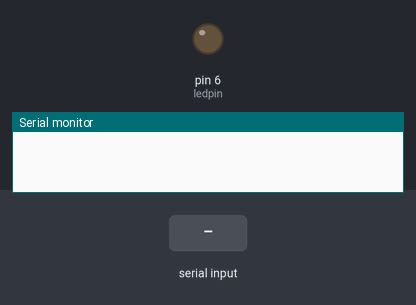
This sketch was run on a simulated Arduino Uno, built with avr-gcc and run on an emulated ATmega328P. Shown: output pins drawn as LEDs (lit = HIGH), the last lines printed to the serial monitor. Inputs (shaded band) come from the test bench.

Above: at 1.2 s.
1.3 s: "a" received over Serial
At 2.0 s:
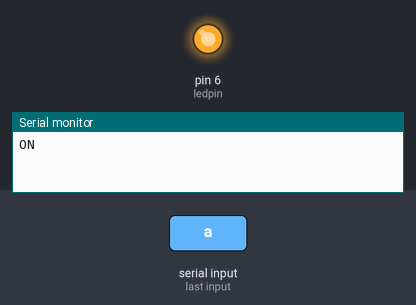
2.9 s: "b" received over Serial
At 4.4 s:
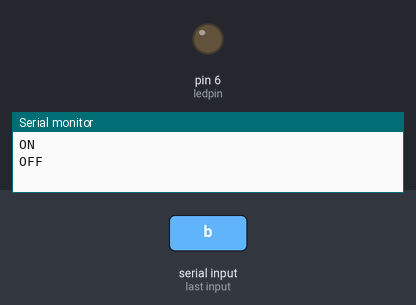
Timing chart, 0 to 5.9 s (numbered marks = the images above; inputs shaded):
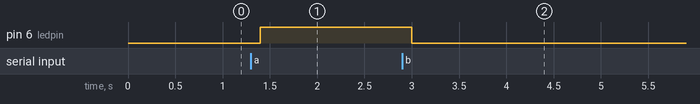

The sketch:

bluetoothGeekFactory.ino
```cpp
/************************* http://geekfactory.mx *******************************
 *
 * Sketch de prueba para modulos de bluetooth HC-05 y HC-06. Este programa puede
 * controlar el led de la tarjeta arduino a través de la conexión bluetooth. El
 * programa puede ampliarse para controlar una mayor cantiad de salidas.
 *
 * ESTE SKETCH USA EL PUERTO SERIE (UART), MISMO QUE ES UTILIZADO PARA
 * LA COMUNICACIÓN USB. EL USO DE BLUETOOTH O USB ES MUTUAMENTE EXCLUSIVO
 * (NO SE PUEDEN USAR AMBOS AL MISMO TIEMPO).
 *
 * PARA USAR LA CONEXIÓN USB Y BLUETOOTH AL MISMO TIEMPO ES NECESARIO EMULAR UNA
 * UART POR SOFTWARE.
 *
 * El funcionamiento es sencillo:
 *
 * Enviar un caracter 'A' para encender el led
 * Enviar un caracter 'a' para apagar el led
 *
 */

char rxChar;    // Variable para recibir datos del puerto serie
int ledpin = 6;  // Pin donde se encuentra conectado el led (pin 13)

// Configurar el arduino
void setup()
{
  // Pin 6 como salida
  pinMode(ledpin, OUTPUT);
  // Comunicación serie a 9600 baudios
  Serial.begin(9600);
}

// Ciclo infinito, programa principal
void loop()
{
  // Si hay datos disponibles en el buffer
  if( Serial.available() )
  {
    // Leer un byte y colocarlo en variable
    rxChar = Serial.read();

    // Procesar comando de un solo byte
    if( rxChar == 'a' )
    {
      digitalWrite(ledpin, HIGH);
      Serial.println("ON");
    }
    else if ( rxChar == 'b' )
    {
      digitalWrite(ledpin, LOW);
      Serial.println("OFF");
    }
  }

  // Podemos hacer otras cosas aquí
  delay(100);
}
```

Measured:
- after the input at 1.3 s, pin 6 (ledpin): LOW → HIGH after 0.10 s
- after the input at 2.9 s, pin 6 (ledpin): HIGH → LOW after 0.10 s
